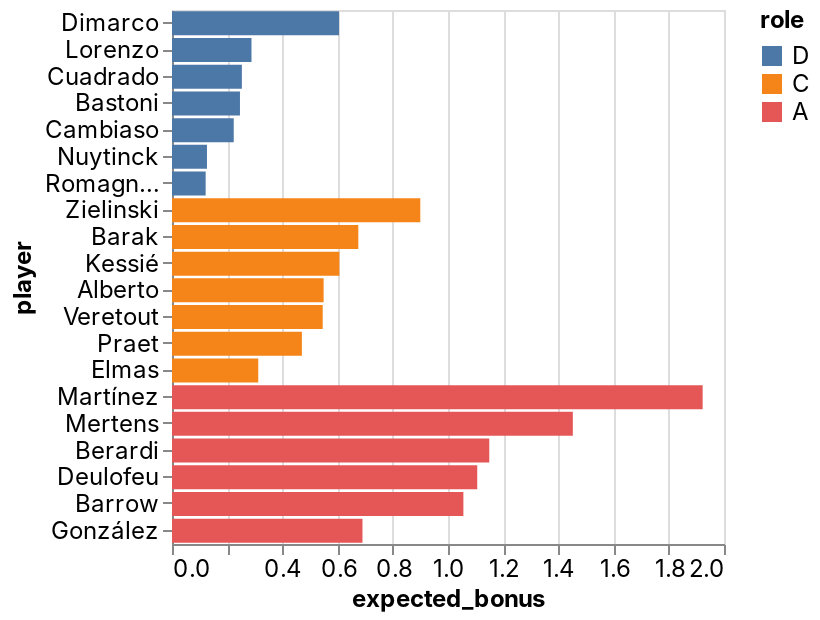

Notebook code for this chart:
### Code cell
_deepnote_run_altair(team, """{"$schema":"https://vega.github.io/schema/vega-lite/v4.json","mark":{"type":"bar","tooltip":{"content":"data"}},"height":220,"autosize":{"type":"fit"},"data":{"name":"placeholder"},"encoding":{"x":{"field":"expected_bonus","type":"quantitative","sort":null,"scale":{"type":"linear","zero":false}},"y":{"field":"player","type":"nominal","sort":null,"scale":{"type":"linear","zero":true}},"color":{"field":"role","type":"nominal","sort":null,"scale":{"type":"linear","zero":false}}}}""")

### Figure 1 — Vega-Lite specification as saved in the notebook (floating-point values rounded to 4 significant figures)
{"config": {"view": {"continuousWidth": 400, "continuousHeight": 300}, "area": {"fill": "#51C0E9"}, "axis": {"labelFont": "Inter, sans-serif", "labelFontSize": 12, "labelFontWeight": "normal", "labelLimit": 60, "labelOverlap": "greedy", "titleFont": "Inter, sans-serif", "titleFontSize": 12, "titleFontWeight": "bold"}, "background": "#ffffff", "legend": {"labelFont": "Inter, sans-serif", "labelFontSize": 12, "titleFont": "Inter, sans-serif", "titleFontSize": 12, "titleFontWeight": "bold"}, "line": {"stroke": "#51C0E9", "strokeWidth": 2}, "rect": {"fill": "#51C0E9"}, "title": {"anchor": "start", "color": "#000000", "font": "Inter, sans-serif", "fontSize": 22, "fontWeight": "normal"}}, "data": {"name": "data-710231883586365b63fea6a840d3ee1d"}, "mark": {"type": "bar", "tooltip": {"content": "data"}}, "autosize": {"type": "fit"}, "encoding": {"color": {"type": "nominal", "field": "role", "scale": {"type": "linear", "zero": false}, "sort": null}, "x": {"type": "quantitative", "field": "expected_bonus", "scale": {"type": "linear", "zero": false}, "sort": null}, "y": {"type": "nominal", "field": "player", "scale": {"type": "linear", "zero": true}, "sort": null}}, "height": 300, "width": "container", "$schema": "https://vega.github.io/schema/vega-lite/v4.json", "datasets": {"data-710231883586365b63fea6a840d3ee1d": [{"fanta_team": "Beverly INPS", "role": "D", "player": "Dimarco", "team": "Inter", "opponent": "Sassuolo", "date": "2022-02-20T00:00:00", "expected_bonus": 0.6052}, {"fanta_team": "Beverly INPS", "role": "D", "player": "Lorenzo", "team": "Napoli", "opponent": "Cagliari", "date": "2022-02-21T00:00:00", "expected_bonus": 0.288}, {"fanta_team": "Beverly INPS", "role": "D", "player": "Cuadrado", "team": "Juventus", "opponent": "Torino", "date": "2022-02-18T00:00:00", "expected_bonus": 0.2532}, {"fanta_team": "Beverly INPS", "role": "D", "player": "Bastoni", "team": "Inter", "opponent": "Sassuolo", "date": "2022-02-20T00:00:00", "expected_bonus": 0.2463}, {"fanta_team": "Beverly INPS", "role": "D", "player": "Cambiaso", "team": "Genoa", "opponent": "Venezia", "date": "2022-02-20T00:00:00", "expected_bonus": 0.2237}, {"fanta_team": "Beverly INPS", "role": "D", "player": "Nuytinck", "team": "Udinese", "opponent": "Lazio", "date": "2022-02-20T00:00:00", "expected_bonus": 0.1267}, {"fanta_team": "Beverly INPS", "role": "D", "player": "Romagnoli", "team": "AC Milan", "opponent": "Salernitana", "date": "2022-02-19T00:00:00", "expected_bonus": 0.1219}, {"fanta_team": "Beverly INPS", "role": "C", "player": "Zielinski", "team": "Napoli", "opponent": "Cagliari", "date": "2022-02-21T00:00:00", "expected_bonus": 0.8996}, {"fanta_team": "Beverly INPS", "role": "C", "player": "Barak", "team": "Verona", "opponent": "Roma", "date": "2022-02-19T00:00:00", "expected_bonus": 0.675}, {"fanta_team": "Beverly INPS", "role": "C", "player": "Kessié", "team": "AC Milan", "opponent": "Salernitana", "date": "2022-02-19T00:00:00", "expected_bonus": 0.6064}, {"fanta_team": "Beverly INPS", "role": "C", "player": "Alberto", "team": "Lazio", "opponent": "Udinese", "date": "2022-02-20T00:00:00", "expected_bonus": 0.5494}, {"fanta_team": "Beverly INPS", "role": "C", "player": "Veretout", "team": "Roma", "opponent": "Verona", "date": "2022-02-19T00:00:00", "expected_bonus": 0.5461}, {"fanta_team": "Beverly INPS", "role": "C", "player": "Praet", "team": "Torino", "opponent": "Juventus", "date": "2022-02-18T00:00:00", "expected_bonus": 0.4705}, {"fanta_team": "Beverly INPS", "role": "C", "player": "Elmas", "team": "Napoli", "opponent": "Cagliari", "date": "2022-02-21T00:00:00", "expected_bonus": 0.3125}, {"fanta_team": "Beverly INPS", "role": "A", "player": "Martínez", "team": "Inter", "opponent": "Sassuolo", "date": "2022-02-20T00:00:00", "expected_bonus": 1.923}, {"fanta_team": "Beverly INPS", "role": "A", "player": "Mertens", "team": "Napoli", "opponent": "Cagliari", "date": "2022-02-21T00:00:00", "expected_bonus": 1.452}, {"fanta_team": "Beverly INPS", "role": "A", "player": "Berardi", "team": "Sassuolo", "opponent": "Inter", "date": "2022-02-20T00:00:00", "expected_bonus": 1.15}, {"fanta_team": "Beverly INPS", "role": "A", "player": "Deulofeu", "team": "Udinese", "opponent": "Lazio", "date": "2022-02-20T00:00:00", "expected_bonus": 1.106}, {"fanta_team": "Beverly INPS", "role": "A", "player": "Barrow", "team": "Bologna", "opponent": "Spezia", "date": "2022-02-21T00:00:00", "expected_bonus": 1.056}, {"fanta_team": "Beverly INPS", "role": "A", "player": "González", "team": "Fiorentina", "opponent": "Atalanta", "date": "2022-02-20T00:00:00", "expected_bonus": 0.6901}]}}
